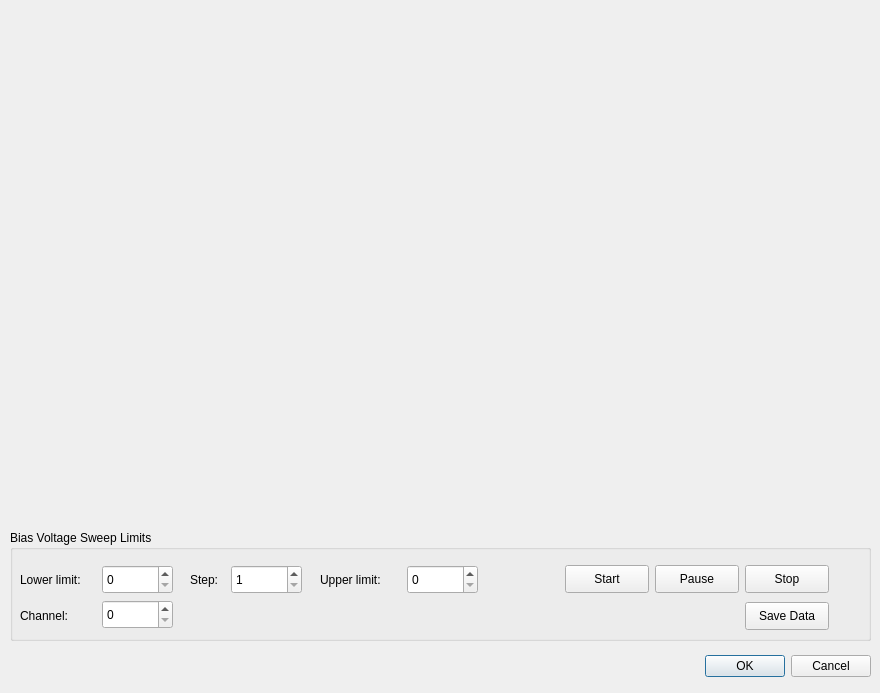
<?xml version="1.0" encoding="UTF-8"?>
<ui version="4.0">
 <class>DialogIVcurve</class>
 <widget class="QDialog" name="DialogIVcurve">
  <property name="geometry">
   <rect>
    <x>0</x>
    <y>0</y>
    <width>880</width>
    <height>693</height>
   </rect>
  </property>
  <property name="windowTitle">
   <string>Dialog</string>
  </property>
  <widget class="QDialogButtonBox" name="buttonBox">
   <property name="geometry">
    <rect>
     <x>700</x>
     <y>650</y>
     <width>171</width>
     <height>32</height>
    </rect>
   </property>
   <property name="orientation">
    <enum>Qt::Horizontal</enum>
   </property>
   <property name="standardButtons">
    <set>QDialogButtonBox::Cancel|QDialogButtonBox::Ok</set>
   </property>
  </widget>
  <widget class="QCustomPlot" name="widgetIVgraph" native="true">
   <property name="geometry">
    <rect>
     <x>20</x>
     <y>20</y>
     <width>841</width>
     <height>491</height>
    </rect>
   </property>
  </widget>
  <widget class="QGroupBox" name="groupBox">
   <property name="geometry">
    <rect>
     <x>10</x>
     <y>530</y>
     <width>861</width>
     <height>111</height>
    </rect>
   </property>
   <property name="title">
    <string>Bias Voltage Sweep Limits</string>
   </property>
   <widget class="QSpinBox" name="spinBoxBiasLow">
    <property name="geometry">
     <rect>
      <x>92</x>
      <y>35</y>
      <width>71</width>
      <height>29</height>
     </rect>
    </property>
    <property name="maximum">
     <number>1998</number>
    </property>
   </widget>
   <widget class="QSpinBox" name="spinBoxBiasStep">
    <property name="geometry">
     <rect>
      <x>221</x>
      <y>35</y>
      <width>71</width>
      <height>29</height>
     </rect>
    </property>
    <property name="minimum">
     <number>1</number>
    </property>
    <property name="maximum">
     <number>1000</number>
    </property>
   </widget>
   <widget class="QSpinBox" name="spinBoxBiasUpper">
    <property name="geometry">
     <rect>
      <x>397</x>
      <y>35</y>
      <width>71</width>
      <height>29</height>
     </rect>
    </property>
    <property name="maximum">
     <number>2000</number>
    </property>
   </widget>
   <widget class="QLabel" name="label">
    <property name="geometry">
     <rect>
      <x>10</x>
      <y>40</y>
      <width>81</width>
      <height>20</height>
     </rect>
    </property>
    <property name="text">
     <string>Lower limit:</string>
    </property>
   </widget>
   <widget class="QLabel" name="label_2">
    <property name="geometry">
     <rect>
      <x>180</x>
      <y>40</y>
      <width>41</width>
      <height>20</height>
     </rect>
    </property>
    <property name="text">
     <string>Step: </string>
    </property>
   </widget>
   <widget class="QLabel" name="label_3">
    <property name="geometry">
     <rect>
      <x>310</x>
      <y>40</y>
      <width>81</width>
      <height>20</height>
     </rect>
    </property>
    <property name="text">
     <string>Upper limit:</string>
    </property>
   </widget>
   <widget class="QPushButton" name="pushButtonStart">
    <property name="geometry">
     <rect>
      <x>555</x>
      <y>35</y>
      <width>84</width>
      <height>28</height>
     </rect>
    </property>
    <property name="text">
     <string>Start</string>
    </property>
   </widget>
   <widget class="QPushButton" name="pushButtonStop">
    <property name="geometry">
     <rect>
      <x>735</x>
      <y>35</y>
      <width>84</width>
      <height>28</height>
     </rect>
    </property>
    <property name="text">
     <string>Stop</string>
    </property>
   </widget>
   <widget class="QPushButton" name="pushButtonPause">
    <property name="geometry">
     <rect>
      <x>645</x>
      <y>35</y>
      <width>84</width>
      <height>28</height>
     </rect>
    </property>
    <property name="text">
     <string>Pause</string>
    </property>
   </widget>
   <widget class="QPushButton" name="pushButtonSaveData">
    <property name="geometry">
     <rect>
      <x>735</x>
      <y>72</y>
      <width>84</width>
      <height>28</height>
     </rect>
    </property>
    <property name="text">
     <string>Save Data</string>
    </property>
   </widget>
   <widget class="QLabel" name="label_4">
    <property name="geometry">
     <rect>
      <x>10</x>
      <y>76</y>
      <width>81</width>
      <height>20</height>
     </rect>
    </property>
    <property name="text">
     <string>Channel: </string>
    </property>
   </widget>
   <widget class="QSpinBox" name="spinBoxChannelNumber">
    <property name="geometry">
     <rect>
      <x>92</x>
      <y>70</y>
      <width>71</width>
      <height>29</height>
     </rect>
    </property>
    <property name="maximum">
     <number>39</number>
    </property>
   </widget>
  </widget>
 </widget>
 <customwidgets>
  <customwidget>
   <class>QCustomPlot</class>
   <extends>QWidget</extends>
   <header>qcustomplot.h</header>
   <container>1</container>
  </customwidget>
 </customwidgets>
 <resources/>
 <connections>
  <connection>
   <sender>buttonBox</sender>
   <signal>accepted()</signal>
   <receiver>DialogIVcurve</receiver>
   <slot>accept()</slot>
   <hints>
    <hint type="sourcelabel">
     <x>248</x>
     <y>254</y>
    </hint>
    <hint type="destinationlabel">
     <x>157</x>
     <y>274</y>
    </hint>
   </hints>
  </connection>
  <connection>
   <sender>buttonBox</sender>
   <signal>rejected()</signal>
   <receiver>DialogIVcurve</receiver>
   <slot>reject()</slot>
   <hints>
    <hint type="sourcelabel">
     <x>316</x>
     <y>260</y>
    </hint>
    <hint type="destinationlabel">
     <x>286</x>
     <y>274</y>
    </hint>
   </hints>
  </connection>
 </connections>
</ui>
